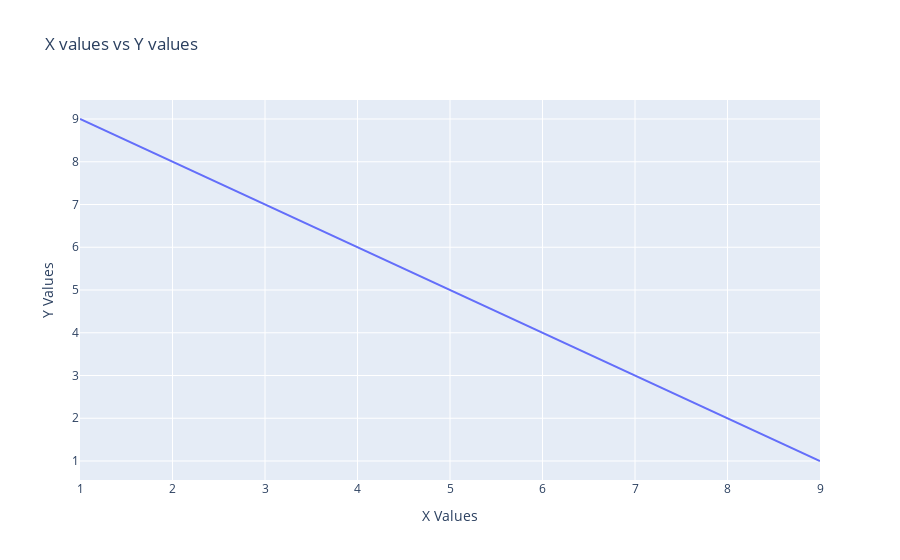

This figure's notebook cell:
### Code cell
# Using plotly.graph_objects`
import plotly.graph_objects as go

x = [1, 2, 3, 4, 5, 6, 7, 8, 9]
y = [9, 8, 7, 6, 5, 4, 3, 2, 1]

# Create a line plot
fig = go.Figure(data=go.Scatter(x=x, y=y, mode='lines', name='Line Plot'))

# Update layout for title and labels
fig.update_layout(
    title='X values vs Y values',
    xaxis_title='X Values',
    yaxis_title='Y Values'
)

# Show the plot
fig.show()

### Figure 1 — Plotly figure (JSON) as saved in the notebook; plotly's stock layout.template omitted (floating-point values rounded to 4 significant figures)
{"data": [{"mode": "lines", "name": "Line Plot", "type": "scatter", "x": [1, 2, 3, 4, 5, 6, 7, 8, 9], "y": [9, 8, 7, 6, 5, 4, 3, 2, 1]}], "layout": {"title": {"text": "X values vs Y values"}, "xaxis": {"title": {"text": "X Values"}}, "yaxis": {"title": {"text": "Y Values"}}}}
